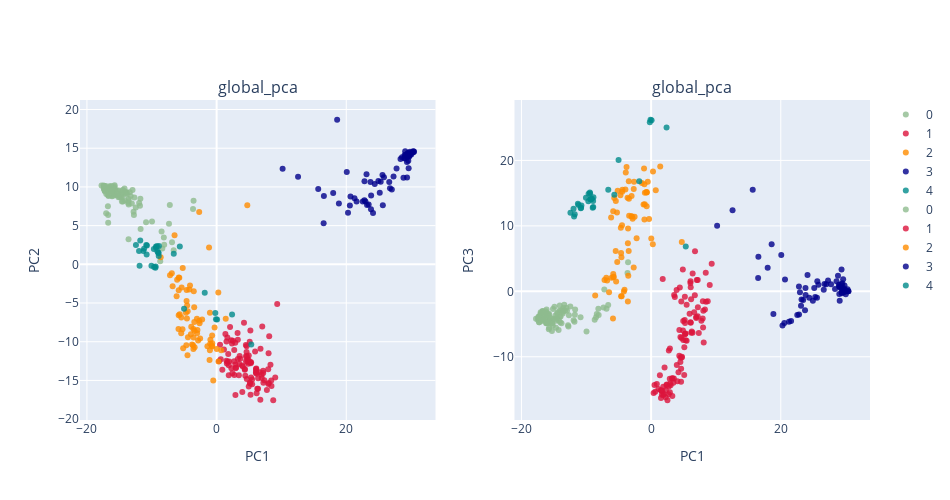

This figure's notebook cell:
### Code cell
###
plot_global_pca(feats,label_select,colordict,labels= core_pop,title= 'global_pca',height= 500,width= 950)

### Figure 1 — Plotly figure (JSON) as saved in the notebook; plotly's stock layout.template omitted (floating-point values rounded to 4 significant figures)
{"data": [{"marker": {"color": "darkseagreen", "line": {"width": 0}, "opacity": 0.8, "size": 6, "symbol": "circle"}, "mode": "markers", "name": "0", "text": ["temp", "temp", "temp", "temp", "temp", "temp", "temp", "temp", "temp", "temp", "temp", "temp", "temp", "temp", "temp", "temp", "temp", "temp", "temp", "temp", "temp", "temp", "subtrop", "temp", "temp", "temp", "temp", "temp", "temp", "temp", "temp", "temp", "temp", "temp", "temp", "temp", "temp", "temp", "temp", "temp", "temp", "subtrop", "temp", "temp", "temp", "temp", "temp", "temp", "temp", "temp", "temp", "temp", "temp", "temp", "temp", "temp", "temp", "temp", "temp", "temp", "temp", "temp", "temp", "temp", "temp", "temp", "temp", "temp", "temp", "temp", "temp", "temp", "temp", "temp", "temp", "temp", "temp", "temp", "temp", "temp", "temp", "temp", "temp", "temp", "temp", "temp", "temp", "temp", "temp", "temp", "temp", "temp", "temp", "temp", "temp", "temp", "temp", "temp", "temp", "temp", "temp", "temp", "temp", "temp", "temp", "temp", "temp", "temp", "temp", "temp", "temp", "temp", "temp", "temp", "temp", "temp", "temp"], "type": "scatter", "x": [-7.22, -3.639, -3.555, -14.09, -12.97, -17.75, -17.28, -15.13, -16.69, -17.27, -15.7, -14.61, -8.487, -15.69, -15.84, -12.68, -10.88, -11.82, -6.876, -12.46, -13.08, -15.78, -13.59, -13.39, -17.24, -11.76, -14.71, -16.56, -14.67, -17.02, -17.05, -14.74, -7.345, -16.28, -15.63, -8.374, -8.14, -13.56, -15.98, -16.03, -15.24, -12.75, -14.49, -13.25, -17.21, -16.53, -17.4, -16.19, -14.39, -15.58, -13.89, -15.93, -11.72, -17.45, -17.04, -16.25, -13.82, -16.19, -16.93, -14.02, -13.63, -15.84, -16.18, -14.21, -16.73, -15.73, -16.12, -14.07, -13.95, -17.08, -16.47, -16.1, -15.51, -15.85, -16.36, -15.3, -8.088, -15.92, -17.27, -6.621, -15.12, -14.27, -15.78, -15.29, -16.14, -17.01, -17.34, -17.37, -16.14, -16.06, -14.13, -15.98, -16.7, -13.56, -16.67, -15.52, -16.08, -9.963, -16.42, -12.81, -14.65, -16.74, -16.77, -8.7, -17.31, -15.78, -16.86, -16.05, -15.16, -16.76, -14.9, -13.58, -15.14, -11.95, -14.45, -16.24, -16.49], "xaxis": "x", "y": [7.658, 7.159, 8.209, 9.29, 9.595, 10.18, 9.531, 9.542, 8.867, 9.762, 9.616, 8.122, 4.229, 9.823, 9.204, 8.632, 5.449, 7.571, 2.859, 7.347, 7.856, 10.08, 3.232, 9.297, 9.568, 8.468, 9.114, 9.564, 8.625, 9.097, 9.497, 8.944, 5.243, 9.424, 9.386, 2.044, 3.45, 8.454, 9.671, 9.872, 9.197, 6.359, 9.608, 8.837, 9.397, 9.374, 9.845, 9.902, 9.524, 9.402, 8.979, 9.852, 4.548, 10.18, 6.587, 9.044, 9.235, 8.876, 9.565, 9.181, 7.936, 9.534, 9.367, 9.799, 5.387, 10.2, 8.783, 9.271, 9.357, 10.11, 9.365, 9.873, 9.099, 8.889, 9.52, 8.907, 2.521, 9.922, 9.686, 1.823, 9.148, 9.375, 9.03, 9.463, 10.1, 9.765, 9.735, 10.12, 9.935, 9.884, 8.249, 9.584, 9.012, 7.73, 8.873, 9.075, 9.594, 5.535, 10.13, 6.804, 8.714, 6.368, 7.511, 0.395, 10.12, 9.731, 9.886, 9.615, 8.933, 9.799, 8.668, 8.141, 8.651, 7.914, 8.104, 9.379, 9.975], "yaxis": "y"}, {"marker": {"color": "crimson", "line": {"width": 0}, "opacity": 0.8, "size": 6, "symbol": "circle"}, "mode": "markers", "name": "1", "text": ["trop", "trop", "trop", "trop", "subtrop", "trop", "trop", "trop", "trop", "subtrop", "trop", "subtrop", "subtrop", "subtrop", "trop", "trop", "subtrop", "trop", "trop", "trop", "trop", "trop", "trop", "trop", "trop", "trop", "trop", "trop", "trop", "trop", "subtrop", "subtrop", "trop", "trop", "trop", "trop", "trop", "trop", "subtrop", "subtrop", "subtrop", "subtrop", "subtrop", "subtrop", "subtrop", "trop", "trop", "trop", "subtrop", "subtrop", "subtrop", "trop", "trop", "trop", "trop", "subtrop", "subtrop", "subtrop", "subtrop", "trop", "subtrop", "subtrop", "subtrop", "subtrop", "subtrop", "trop", "trop", "trop", "subtrop", "subtrop", "subtrop", "subtrop", "subtrop", "subtrop", "subtrop", "subtrop", "subtrop", "subtrop", "subtrop", "subtrop", "subtrop", "subtrop", "subtrop", "subtrop", "subtrop", "subtrop", "subtrop", "subtrop", "subtrop", "subtrop", "subtrop", "subtrop", "subtrop", "subtrop", "subtrop", "subtrop", "subtrop", "subtrop", "subtrop", "subtrop"], "type": "scatter", "x": [9.346, 4.427, 5.208, 4.676, 1.66, 8.462, 9.041, 7.189, 4.96, 0.5268, 6.066, 3.514, 1.356, 5.186, 8.306, 7.957, 5.48, 6.958, 7.041, 6.169, 5.219, 5.319, 6.116, 4.523, 5.269, 6.073, 4.916, 6.407, 3.552, 6.108, 7.757, 4.749, 3.658, 6.77, 6.952, 8.731, 6.745, 8.428, 2.37, 4.223, 8.113, 2.717, 8.017, 4.515, 2.877, 7.213, 7.182, 8.052, 1.13, 4.057, 5.48, 7.985, 6.078, 1.79, 4.659, 2.281, 4.955, 5.125, 6.192, 4.894, 4.537, 4.62, 2.255, 2.936, 3.235, 5.936, 3.931, 6.64, 1.955, 7.353, 6.273, 2.895, 0.3847, 4.357, 1.585, 3.432, 6.392, 1.51, 1.69, 2.711, 2.076, 5.322, 1.87, 2.519, 4.347, 3.962, 1.52, 3.276, 3.271, 5.234, 3.01, 1.875, 4.737, 0.8833, 2.735, 2.901, 4.63, 2.435, 5.104, 0.6402], "xaxis": "x", "y": [-5.128, -14.4, -8.549, -11.87, -9.457, -15.73, -14.61, -14.03, -11.76, -10.39, -13.96, -12.88, -8.988, -15.38, -12.99, -13.56, -15.5, -14.7, -8.037, -16.65, -12.64, -12.64, -13.44, -11.88, -12.79, -13.53, -12.37, -14.72, -11.84, -13.7, -16.24, -12.6, -12.18, -10.92, -14.27, -17.56, -17.5, -15.02, -10.22, -7.555, -9.283, -11.08, -11.5, -10.42, -10.13, -15.31, -13.76, -15.33, -10.99, -13.2, -14.88, -15.47, -14.01, -11.58, -14.8, -13.41, -15.78, -15.29, -14.12, -12.86, -12.53, -11.33, -9.801, -13.44, -8.873, -11.25, -13.08, -13.95, -12.56, -14.98, -16.09, -12.95, -12.53, -13.51, -12.8, -14.33, -16.08, -12.45, -12.6, -12.53, -8.112, -14.61, -13.03, -9.875, -13.63, -16.49, -9.957, -12.23, -9.759, -16.87, -13.32, -14.33, -12.3, -13.64, -14.31, -16.89, -10.57, -14.07, -10.02, -12.27], "yaxis": "y"}, {"marker": {"color": "darkorange", "line": {"width": 0}, "opacity": 0.8, "size": 6, "symbol": "circle"}, "mode": "markers", "name": "2", "text": ["aro", "temp", "temp", "trop", "trop", "aro", "subtrop", "trop", "trop", "trop", "trop", "trop", "subtrop", "subtrop", "subtrop", "trop", "subtrop", "subtrop", "subtrop", "trop", "subtrop", "subtrop", "trop", "trop", "subtrop", "trop", "trop", "trop", "trop", "trop", "trop", "trop", "subtrop", "subtrop", "subtrop", "subtrop", "subtrop", "subtrop", "subtrop", "subtrop", "trop", "trop", "trop", "trop", "trop", "trop", "trop", "trop", "trop", "trop", "trop", "subtrop", "trop", "subtrop", "trop", "subtrop", "trop", "trop", "trop", "trop", "trop", "trop", "temp", "trop", "trop", "trop", "trop", "trop", "trop", "subtrop"], "type": "scatter", "x": [4.732, -2.684, -6.485, 0.2628, -2.625, -1.168, -3.523, -3.634, -4.419, -3.457, -3.388, -4.489, -7.185, -6.786, -4.105, -0.683, -5.227, -5.835, -5.756, -0.7251, -1.032, -6.913, -4.465, -0.9852, -5.843, 1.404, -1.091, -0.6805, -2.545, -4.671, -2.958, -3.014, -4.632, -4.202, -4.626, -0.3114, -5.396, -4.546, -3.038, 0.02653, -1.035, -3.582, -2.849, -5.846, -3.442, -5.264, -2.68, -0.9645, -0.6884, -3.907, -3.42, -2.236, -5.462, -5.881, -3.79, -6.088, -3.554, -6.17, -5.685, -5.442, -0.5168, -5.159, -8.626, 0.2891, -4.576, -1.416, -4.732, -3.967, 0.7193, -3.586], "xaxis": "x", "y": [7.623, 6.753, 3.759, -3.643, -7.613, 2.179, -3.489, -10.47, -9.412, -5.545, -10.72, -11.75, -1.409, -2.842, -2.75, -10.19, -0.4609, -1.703, -1.731, -10.53, -6.269, -1.167, -6.053, -10.27, -3.333, -7.046, -12.36, -10.62, -9.577, -10.46, -8.473, -8.902, -4.737, -3.262, -3.319, -8.169, -3.001, -5.322, -7.037, -10.93, -11.11, -10.93, -9.828, -6.569, -7.443, -8.377, -7.295, -9.737, -9.186, -8.073, -8.594, -7.128, -8.899, -8.362, -10.37, -1.989, -9.442, -4.118, -6.454, -6.885, -14.99, -10.83, 0.9217, -12.54, -7.007, -10.58, -6.247, -9.034, -11.12, -8.363], "yaxis": "y"}, {"marker": {"color": "darkblue", "line": {"width": 0}, "opacity": 0.8, "size": 6, "symbol": "circle"}, "mode": "markers", "name": "3", "text": ["aro", "aro", "aro", "aro", "aro", "aro", "aro", "aro", "aro", "aro", "aro", "aro", "aro", "aro", "aro", "aro", "aro", "aro", "aro", "aro", "aro", "aro", "aro", "aro", "aro", "aro", "aro", "aro", "aro", "aro", "aro", "aro", "aro", "aro", "aro", "aro", "aro", "aro", "aro", "aro", "aro", "aro", "aro", "aro", "aro", "aro", "aro", "aro", "aro", "aro", "aro", "aro", "aro", "aro", "aro", "aro", "aro", "aro", "aro", "aro", "aro", "aro", "aro", "aro", "aro", "aro", "aro"], "type": "scatter", "x": [29.83, 30.44, 29.87, 29.45, 30.02, 29.49, 22.96, 23.45, 23.2, 30.23, 21.59, 18.59, 29.37, 29.67, 20.27, 29.57, 29.52, 25.31, 15.67, 29.76, 25.64, 23.74, 26.75, 28.97, 27.02, 30.41, 29.36, 22.54, 21.27, 20.56, 29.09, 25.58, 29.79, 10.18, 22.8, 27.29, 27.76, 23.81, 29.4, 28.37, 23.12, 29.09, 30.31, 23.83, 12.56, 28.82, 24.39, 24.95, 29.5, 29.78, 20.08, 18.86, 29.03, 29.18, 29.42, 29.0, 16.55, 22.81, 26.63, 28.6, 25.81, 29.62, 24.13, 25.16, 17.98, 16.51, 20.65], "xaxis": "x", "y": [14.54, 14.57, 14.23, 13.88, 14.2, 14.04, 8.104, 7.736, 7.657, 14.44, 8.13, 18.68, 11.22, 13.89, 6.649, 13.38, 14.35, 10.68, 9.731, 14.02, 7.624, 10.65, 9.816, 13.74, 9.668, 14.53, 13.21, 8.131, 8.529, 7.615, 13.92, 11.54, 14.35, 12.36, 8.263, 11.34, 12.4, 7.106, 14.11, 13.6, 11.63, 14.61, 14.62, 8.878, 11.33, 11.19, 10.39, 10.75, 14.37, 14.31, 11.92, 7.854, 13.68, 14.15, 13.95, 14.12, 8.82, 10.73, 10.62, 13.83, 11.25, 12.43, 6.624, 9.263, 9.225, 5.3, 8.778], "yaxis": "y"}, {"marker": {"color": "darkcyan", "line": {"width": 0}, "opacity": 0.8, "size": 6, "symbol": "circle"}, "mode": "markers", "name": "4", "text": ["trop", "trop", "trop", "trop", "trop", "trop", "trop", "trop", "trop", "trop", "trop", "trop", "trop", "trop", "trop", "trop", "trop", "trop", "trop", "trop", "trop", "trop", "trop", "trop", "trop", "trop", "trop", "trop", "trop", "trop", "trop"], "type": "scatter", "x": [-11.19, -0.09657, 0.07352, -1.831, 5.346, -10.75, 2.381, -6.607, -10.8, -9.345, -8.944, -12.44, -0.1983, -5.674, -11.29, -11.78, -9.141, -9.199, -5.021, -9.009, -9.409, -11.97, -9.681, -11.88, -9.443, -10.05, -10.86, -9.642, -9.345, -8.898, -8.928], "xaxis": "x", "y": [2.01, -7.081, -7.114, -3.667, -10.36, 2.424, -6.471, 1.357, 1.265, 2.145, 1.465, 2.487, -6.298, 2.298, 1.718, 3.084, 1.694, 2.339, -5.748, 1.51, -0.2646, 1.714, 1.971, -0.1962, -0.4458, -0.1911, 2.5, -0.3471, 2.294, 2.369, 1.074], "yaxis": "y"}, {"marker": {"color": "darkseagreen", "line": {"width": 0}, "opacity": 0.8, "size": 6, "symbol": "circle"}, "mode": "markers", "name": "0", "text": ["temp", "temp", "temp", "temp", "temp", "temp", "temp", "temp", "temp", "temp", "temp", "temp", "temp", "temp", "temp", "temp", "temp", "temp", "temp", "temp", "temp", "temp", "subtrop", "temp", "temp", "temp", "temp", "temp", "temp", "temp", "temp", "temp", "temp", "temp", "temp", "temp", "temp", "temp", "temp", "temp", "temp", "subtrop", "temp", "temp", "temp", "temp", "temp", "temp", "temp", "temp", "temp", "temp", "temp", "temp", "temp", "temp", "temp", "temp", "temp", "temp", "temp", "temp", "temp", "temp", "temp", "temp", "temp", "temp", "temp", "temp", "temp", "temp", "temp", "temp", "temp", "temp", "temp", "temp", "temp", "temp", "temp", "temp", "temp", "temp", "temp", "temp", "temp", "temp", "temp", "temp", "temp", "temp", "temp", "temp", "temp", "temp", "temp", "temp", "temp", "temp", "temp", "temp", "temp", "temp", "temp", "temp", "temp", "temp", "temp", "temp", "temp", "temp", "temp", "temp", "temp", "temp", "temp"], "type": "scatter", "x": [-7.22, -3.639, -3.555, -14.09, -12.97, -17.75, -17.28, -15.13, -16.69, -17.27, -15.7, -14.61, -8.487, -15.69, -15.84, -12.68, -10.88, -11.82, -6.876, -12.46, -13.08, -15.78, -13.59, -13.39, -17.24, -11.76, -14.71, -16.56, -14.67, -17.02, -17.05, -14.74, -7.345, -16.28, -15.63, -8.374, -8.14, -13.56, -15.98, -16.03, -15.24, -12.75, -14.49, -13.25, -17.21, -16.53, -17.4, -16.19, -14.39, -15.58, -13.89, -15.93, -11.72, -17.45, -17.04, -16.25, -13.82, -16.19, -16.93, -14.02, -13.63, -15.84, -16.18, -14.21, -16.73, -15.73, -16.12, -14.07, -13.95, -17.08, -16.47, -16.1, -15.51, -15.85, -16.36, -15.3, -8.088, -15.92, -17.27, -6.621, -15.12, -14.27, -15.78, -15.29, -16.14, -17.01, -17.34, -17.37, -16.14, -16.06, -14.13, -15.98, -16.7, -13.56, -16.67, -15.52, -16.08, -9.963, -16.42, -12.81, -14.65, -16.74, -16.77, -8.7, -17.31, -15.78, -16.86, -16.05, -15.16, -16.76, -14.9, -13.58, -15.14, -11.95, -14.45, -16.24, -16.49], "xaxis": "x2", "y": [0.2888, 2.816, 4.446, -2.156, -2.985, -4.209, -4.718, -4.358, -3.951, -3.835, -3.539, -4.196, -3.967, -4.46, -3.391, -3.648, -3.956, -4.638, -2.678, -2.316, -2.517, -4.561, -3.014, -2.06, -4.714, -3.591, -4.505, -4.169, -5.566, -4.268, -3.496, -3.699, -2.487, -3.746, -4.606, -3.451, -2.667, -2.539, -4.859, -4.833, -4.855, -5.385, -3.443, -2.916, -4.383, -3.771, -4.074, -4.863, -4.167, -4.434, -2.967, -4.857, -2.791, -4.367, -3.208, -3.063, -4.889, -3.214, -4.519, -4.709, -3.403, -4.646, -3.716, -4.502, -3.044, -5.563, -2.77, -3.864, -3.868, -3.675, -3.388, -4.844, -4.566, -3.604, -3.491, -6.082, -3.607, -4.846, -4.252, -2.11, -4.207, -5.9, -5.779, -4.865, -4.821, -3.408, -4.153, -3.884, -4.764, -4.748, -2.979, -4.194, -4.072, -2.822, -3.11, -4.066, -3.71, -6.139, -3.703, -5.168, -4.06, -3.024, -3.633, -4.353, -3.962, -4.56, -4.468, -4.716, -5.235, -4.31, -2.373, -3.136, -2.708, -4.409, -3.238, -3.373, -4.126], "yaxis": "y2"}, {"marker": {"color": "crimson", "line": {"width": 0}, "opacity": 0.8, "size": 6, "symbol": "circle"}, "mode": "markers", "name": "1", "text": ["trop", "trop", "trop", "trop", "subtrop", "trop", "trop", "trop", "trop", "subtrop", "trop", "subtrop", "subtrop", "subtrop", "trop", "trop", "subtrop", "trop", "trop", "trop", "trop", "trop", "trop", "trop", "trop", "trop", "trop", "trop", "trop", "trop", "subtrop", "subtrop", "trop", "trop", "trop", "trop", "trop", "trop", "subtrop", "subtrop", "subtrop", "subtrop", "subtrop", "subtrop", "subtrop", "trop", "trop", "trop", "subtrop", "subtrop", "subtrop", "trop", "trop", "trop", "trop", "subtrop", "subtrop", "subtrop", "subtrop", "trop", "subtrop", "subtrop", "subtrop", "subtrop", "subtrop", "trop", "trop", "trop", "subtrop", "subtrop", "subtrop", "subtrop", "subtrop", "subtrop", "subtrop", "subtrop", "subtrop", "subtrop", "subtrop", "subtrop", "subtrop", "subtrop", "subtrop", "subtrop", "subtrop", "subtrop", "subtrop", "subtrop", "subtrop", "subtrop", "subtrop", "subtrop", "subtrop", "subtrop", "subtrop", "subtrop", "subtrop", "subtrop", "subtrop", "subtrop"], "type": "scatter", "x": [9.346, 4.427, 5.208, 4.676, 1.66, 8.462, 9.041, 7.189, 4.96, 0.5268, 6.066, 3.514, 1.356, 5.186, 8.306, 7.957, 5.48, 6.958, 7.041, 6.169, 5.219, 5.319, 6.116, 4.523, 5.269, 6.073, 4.916, 6.407, 3.552, 6.108, 7.757, 4.749, 3.658, 6.77, 6.952, 8.731, 6.745, 8.428, 2.37, 4.223, 8.113, 2.717, 8.017, 4.515, 2.877, 7.213, 7.182, 8.052, 1.13, 4.057, 5.48, 7.985, 6.078, 1.79, 4.659, 2.281, 4.955, 5.125, 6.192, 4.894, 4.537, 4.62, 2.255, 2.936, 3.235, 5.936, 3.931, 6.64, 1.955, 7.353, 6.273, 2.895, 0.3847, 4.357, 1.585, 3.432, 6.392, 1.51, 1.69, 2.711, 2.076, 5.322, 1.87, 2.519, 4.347, 3.962, 1.52, 3.276, 3.271, 5.234, 3.01, 1.875, 4.737, 0.8833, 2.735, 2.901, 4.63, 2.435, 5.104, 0.6402], "xaxis": "x2", "y": [4.226, 0.5854, -0.8423, -7.134, -15.8, -1.611, 0.9797, 1.715, -7.441, -14.32, 1.282, -13.33, -12.84, -4.368, -2.799, -4.172, -2.063, -4.076, 1.732, -1.197, -6.51, -6.442, -4.807, -6.966, -6.536, -4.732, -5.98, 2.715, -0.574, 0.6343, -4.508, -10.0, -0.8793, 6.118, -3.916, -1.504, -0.6208, 2.843, -14.32, -12.39, -7.818, -14.54, -5.54, -10.79, -13.36, -2.427, -3.799, -2.959, -14.93, -13.73, -7.565, -1.534, 1.529, 1.881, -1.542, -15.06, -4.538, -8.537, -6.314, 3.336, -10.12, -13.82, -16.19, -14.1, -13.32, -3.418, 0.1935, -3.203, -15.71, -6.361, -6.134, -15.42, -15.55, -5.917, -15.15, -13.96, -6.318, -15.12, -15.24, -15.73, -11.63, -7.487, -15.83, -16.65, -9.859, -11.27, -16.31, -13.28, -15.98, -4.858, -14.36, -14.59, -10.11, -14.17, -9.032, -8.722, -11.82, -14.25, -12.78, -15.35], "yaxis": "y2"}, {"marker": {"color": "darkorange", "line": {"width": 0}, "opacity": 0.8, "size": 6, "symbol": "circle"}, "mode": "markers", "name": "2", "text": ["aro", "temp", "temp", "trop", "trop", "aro", "subtrop", "trop", "trop", "trop", "trop", "trop", "subtrop", "subtrop", "subtrop", "trop", "subtrop", "subtrop", "subtrop", "trop", "subtrop", "subtrop", "trop", "trop", "subtrop", "trop", "trop", "trop", "trop", "trop", "trop", "trop", "subtrop", "subtrop", "subtrop", "subtrop", "subtrop", "subtrop", "subtrop", "subtrop", "trop", "trop", "trop", "trop", "trop", "trop", "trop", "trop", "trop", "trop", "trop", "subtrop", "trop", "subtrop", "trop", "subtrop", "trop", "trop", "trop", "trop", "trop", "trop", "temp", "trop", "trop", "trop", "trop", "trop", "trop", "subtrop"], "type": "scatter", "x": [4.732, -2.684, -6.485, 0.2628, -2.625, -1.168, -3.523, -3.634, -4.419, -3.457, -3.388, -4.489, -7.185, -6.786, -4.105, -0.683, -5.227, -5.835, -5.756, -0.7251, -1.032, -6.913, -4.465, -0.9852, -5.843, 1.404, -1.091, -0.6805, -2.545, -4.671, -2.958, -3.014, -4.632, -4.202, -4.626, -0.3114, -5.396, -4.546, -3.038, 0.02653, -1.035, -3.582, -2.849, -5.846, -3.442, -5.264, -2.68, -0.9645, -0.6884, -3.907, -3.42, -2.236, -5.462, -5.881, -3.79, -6.088, -3.554, -6.17, -5.685, -5.442, -0.5168, -5.159, -8.626, 0.2891, -4.576, -1.416, -4.732, -3.967, 0.7193, -3.586], "xaxis": "x2", "y": [7.52, 3.627, -0.1415, 7.191, 16.73, 13.28, 2.375, 14.29, 15.51, 6.148, 11.54, 10.1, 1.728, 1.645, 0.2236, 15.11, 4.475, 2.143, 2.229, 15.18, 10.98, 2.082, 15.23, 13.31, 2.654, 19.08, 18.77, 15.13, 11.38, 9.722, 11.43, 14.57, 5.857, -0.02868, -0.7605, 11.05, 1.504, -0.7558, 11.47, 8.073, 16.36, 7.348, 11.1, 12.22, 16.8, 12.04, 15.63, 15.07, 12.98, 18.16, 14.15, 8.093, 6.158, -4.166, 19.0, 2.052, 9.588, 11.29, 14.25, 13.8, 16.73, 15.38, -0.637, 18.3, 5.206, 16.57, 14.69, 15.57, 15.43, -1.557], "yaxis": "y2"}, {"marker": {"color": "darkblue", "line": {"width": 0}, "opacity": 0.8, "size": 6, "symbol": "circle"}, "mode": "markers", "name": "3", "text": ["aro", "aro", "aro", "aro", "aro", "aro", "aro", "aro", "aro", "aro", "aro", "aro", "aro", "aro", "aro", "aro", "aro", "aro", "aro", "aro", "aro", "aro", "aro", "aro", "aro", "aro", "aro", "aro", "aro", "aro", "aro", "aro", "aro", "aro", "aro", "aro", "aro", "aro", "aro", "aro", "aro", "aro", "aro", "aro", "aro", "aro", "aro", "aro", "aro", "aro", "aro", "aro", "aro", "aro", "aro", "aro", "aro", "aro", "aro", "aro", "aro", "aro", "aro", "aro", "aro", "aro", "aro"], "type": "scatter", "x": [29.83, 30.44, 29.87, 29.45, 30.02, 29.49, 22.96, 23.45, 23.2, 30.23, 21.59, 18.59, 29.37, 29.67, 20.27, 29.57, 29.52, 25.31, 15.67, 29.76, 25.64, 23.74, 26.75, 28.97, 27.02, 30.41, 29.36, 22.54, 21.27, 20.56, 29.09, 25.58, 29.79, 10.18, 22.8, 27.29, 27.76, 23.81, 29.4, 28.37, 23.12, 29.09, 30.31, 23.83, 12.56, 28.82, 24.39, 24.95, 29.5, 29.78, 20.08, 18.86, 29.03, 29.18, 29.42, 29.0, 16.55, 22.81, 26.63, 28.6, 25.81, 29.62, 24.13, 25.16, 17.98, 16.51, 20.65], "xaxis": "x2", "y": [0.8731, 0.006623, 0.3025, 0.4265, -0.4411, 1.238, -0.151, -1.321, -1.254, -0.00642, -4.535, 7.187, 3.32, 0.2027, -5.231, 0.5793, 0.1403, -0.87, 15.54, -0.158, 1.554, -2.888, 1.116, 0.9963, 1.093, -0.01002, 1.096, -3.638, -4.633, -4.845, 0.7338, -0.9701, 0.1035, 10.02, 0.7198, 1.668, 1.088, 0.5037, -0.1993, 0.3589, -2.225, -1.456, 0.3168, -0.5832, 12.38, 2.385, -0.9754, -1.428, 0.377, 0.2369, 5.547, -3.472, -0.414, 0.5329, -0.3151, 0.7392, 5.269, -3.555, 0.2334, 1.529, 0.9964, 1.854, 2.498, 0.5189, 3.588, 2.023, 1.811], "yaxis": "y2"}, {"marker": {"color": "darkcyan", "line": {"width": 0}, "opacity": 0.8, "size": 6, "symbol": "circle"}, "mode": "markers", "name": "4", "text": ["trop", "trop", "trop", "trop", "trop", "trop", "trop", "trop", "trop", "trop", "trop", "trop", "trop", "trop", "trop", "trop", "trop", "trop", "trop", "trop", "trop", "trop", "trop", "trop", "trop", "trop", "trop", "trop", "trop", "trop", "trop"], "type": "scatter", "x": [-11.19, -0.09657, 0.07352, -1.831, 5.346, -10.75, 2.381, -6.607, -10.8, -9.345, -8.944, -12.44, -0.1983, -5.674, -11.29, -11.78, -9.141, -9.199, -5.021, -9.009, -9.409, -11.97, -9.681, -11.88, -9.443, -10.05, -10.86, -9.642, -9.345, -8.898, -8.928], "xaxis": "x2", "y": [13.2, 26.21, 26.12, 16.83, 6.861, 13.12, 25.03, 15.52, 12.75, 14.07, 13.79, 12.02, 25.82, 14.76, 13.37, 11.77, 14.14, 14.1, 20.06, 12.75, 14.94, 12.62, 13.75, 11.44, 15.09, 14.29, 12.71, 14.91, 14.08, 14.36, 12.87], "yaxis": "y2"}], "layout": {"annotations": [{"font": {"size": 16}, "showarrow": false, "text": "global_pca", "x": 0.225, "xanchor": "center", "xref": "paper", "y": 1, "yanchor": "bottom", "yref": "paper"}, {"font": {"size": 16}, "showarrow": false, "text": "global_pca", "x": 0.775, "xanchor": "center", "xref": "paper", "y": 1, "yanchor": "bottom", "yref": "paper"}], "height": 500, "width": 950, "xaxis": {"anchor": "y", "domain": [0, 0.45], "title": {"text": "PC1"}}, "xaxis2": {"anchor": "y2", "domain": [0.55, 1], "title": {"text": "PC1"}}, "yaxis": {"anchor": "x", "domain": [0, 1], "title": {"text": "PC2"}}, "yaxis2": {"anchor": "x2", "domain": [0, 1], "title": {"text": "PC3"}}}}
